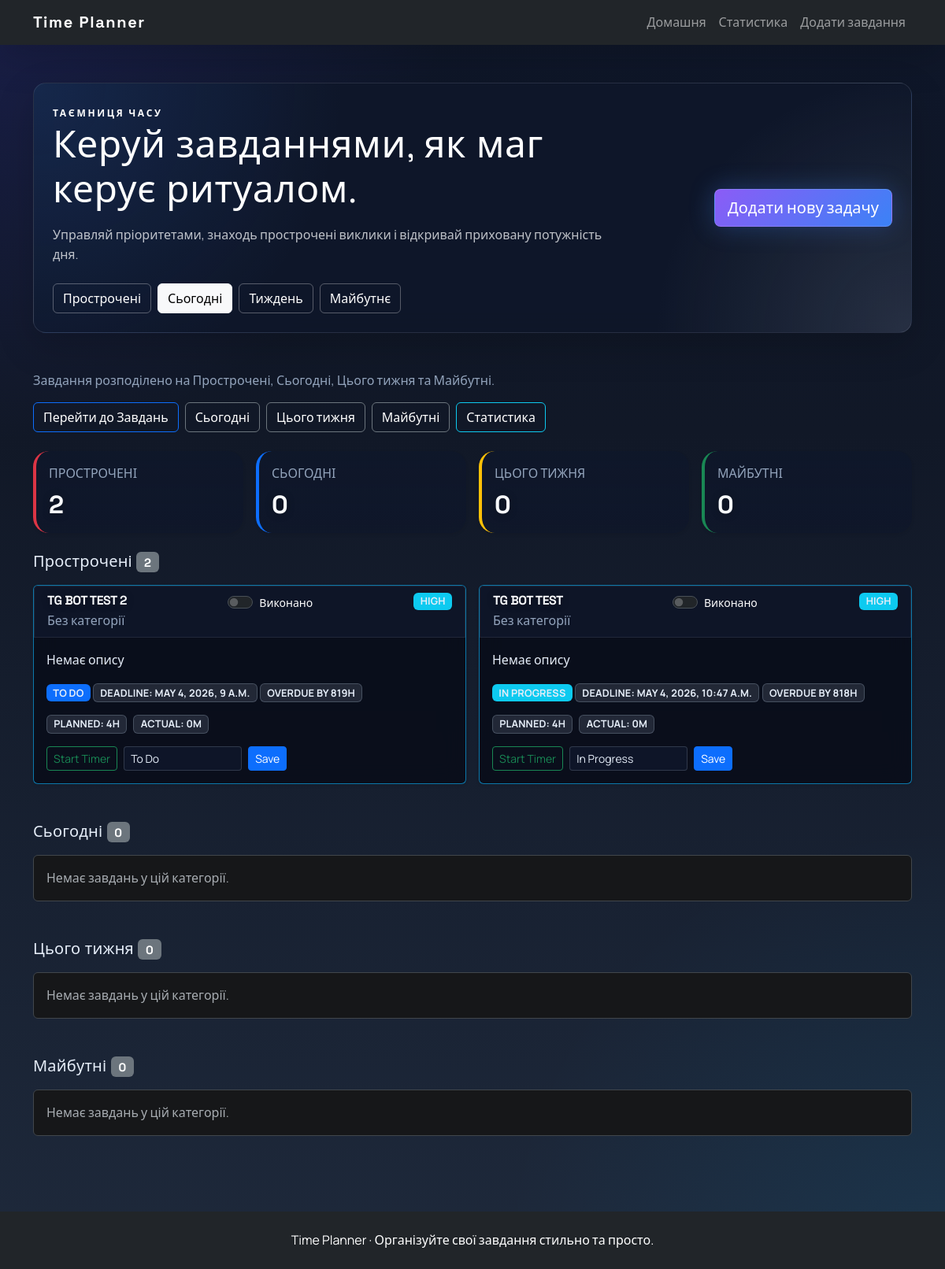
Before: / with the older database file.
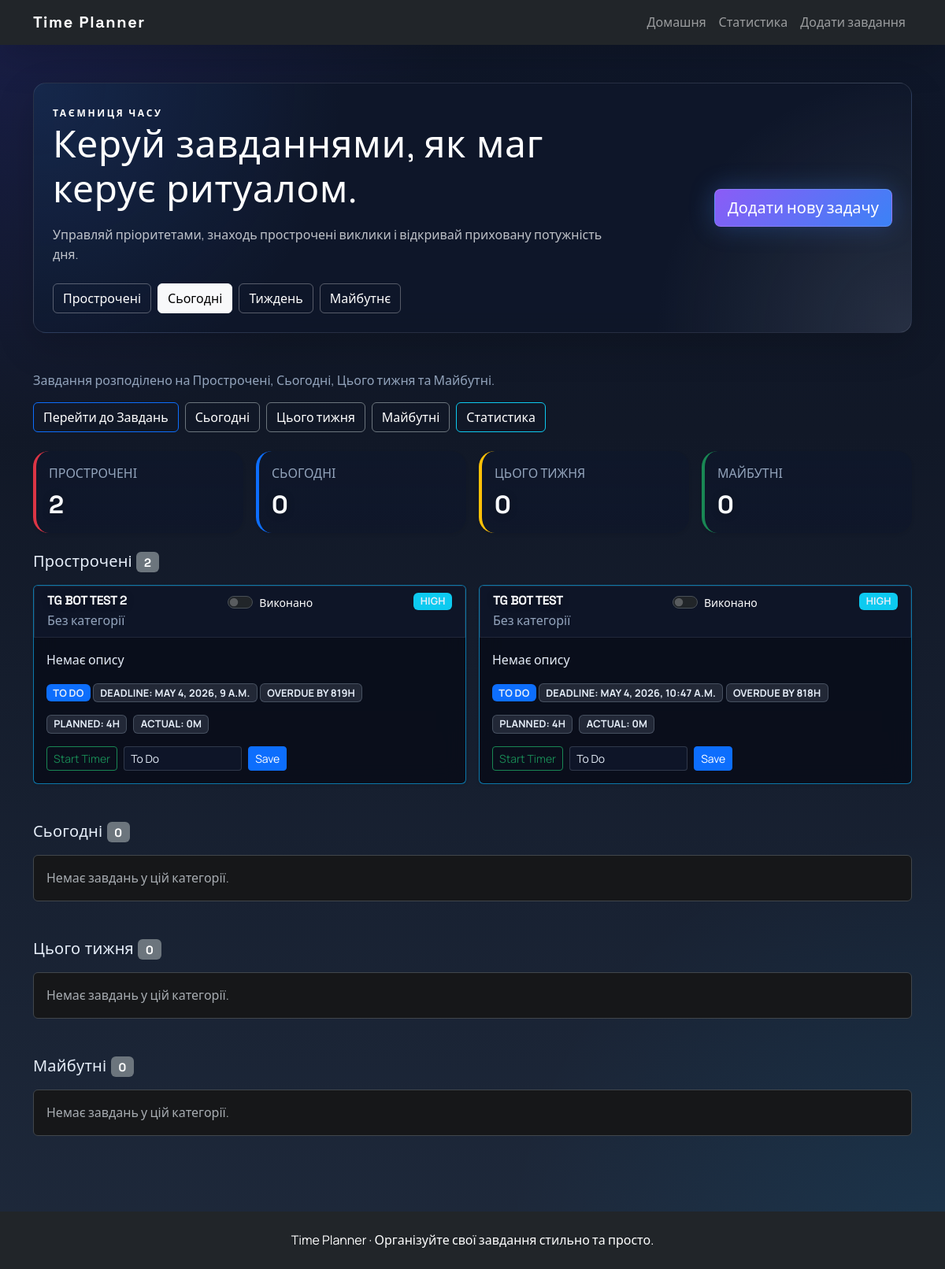
After: the same page with the newer database file.
### tasks/models.py (models this page shows, shortened)
class Task(models.Model):
    class Priority(models.TextChoices):
        LOW = 'low', 'Low'
        MEDIUM = 'medium', 'Medium'
        HIGH = 'high', 'High'
        CRITICAL = 'critical', 'Critical'
    class Status(models.TextChoices):
        BACKLOG = 'backlog', 'Backlog'
        TODO = 'todo', 'To Do'
        IN_PROGRESS = 'in_progress', 'In Progress'
        DONE = 'done', 'Done'
    owner = models.ForeignKey(
        settings.AUTH_USER_MODEL,
        on_delete=models.CASCADE,
        related_name='tasks',
        null=True,
        blank=True,
    )
    title = models.CharField(max_length=200)
    category = models.ForeignKey(
        Category,
        on_delete=models.PROTECT,
        null=True,
        blank=True,
        related_name='tasks',
    )
    description = models.TextField(blank=True)
    priority = models.CharField(
        max_length=10,
        choices=Priority.choices,
        default=Priority.MEDIUM,
    )
    status = models.CharField(
        max_length=15,
        choices=Status.choices,
        default=Status.BACKLOG,
    )
    start_time = models.DateTimeField(null=True, blank=True)
    end_time = models.DateTimeField(null=True, blank=True)
    deadline = models.DateTimeField(default=timezone.localtime)
    duration = models.DurationField(
        default=timedelta(hours=1),
        help_text='Planned duration for the task',
    )
    actual_duration = models.DurationField(
        default=timedelta(0),
        help_text='Time spent to complete the task',
    )
    created_at = models.DateTimeField(auto_now_add=True)
    updated_at = models.DateTimeField(auto_now=True)
    class Meta:
        ordering = ['deadline', 'priority', 'title']
    def is_urgent(self):
        if self.status == self.Status.DONE:
            return False
        return self.deadline <= timezone.localtime() + timedelta(days=1)
    def deadline_remaining(self):
        return self.deadline - timezone.localtime()
    def deadline_remaining_display(self):
        remaining = self.deadline_remaining()
        if remaining.total_seconds() < 0:
            hours = abs(int(remaining.total_seconds() // 3600))
            if hours:
                return f'Overdue by {hours}h'
            return 'Overdue'
        if remaining.days == 0:
            return 'Today'
        return f'{remaining.days}d'
    @staticmethod
    def format_duration(duration):
        total_seconds = int(duration.total_seconds())
        hours, remainder = divmod(total_seconds, 3600)
        minutes = remainder // 60
        if hours and minutes:
            return f'{hours}h {minutes}m'
        if hours:
            return f'{hours}h'
        return f'{minutes}m'
    def get_duration_display(self):
        return self.format_duration(self.duration)
    def get_actual_duration_display(self):
        return self.format_duration(self.actual_duration)

### tasks/views.py (the view)
# urls.py: path('', views.TaskListView.as_view(), name='task_list'),
class TaskListView(ListView):
    model = Task
    template_name = 'tasks/task_list.html'
    context_object_name = 'tasks'
    queryset = Task.objects.select_related('category').all()
    def get_context_data(self, **kwargs):
        context = super().get_context_data(**kwargs)
        today = timezone.localdate()
        next_week = today + timedelta(days=7)
        tasks = self.object_list
        context.update({
            'Task': Task,
            'overdue_tasks': tasks.filter(deadline__lt=today).exclude(status=Task.Status.DONE),
            'today_tasks': tasks.filter(deadline=today).exclude(status=Task.Status.DONE),
            'week_tasks': tasks.filter(deadline__gt=today, deadline__lte=next_week).exclude(status=Task.Status.DONE),
            'future_tasks': tasks.filter(deadline__gt=next_week).exclude(status=Task.Status.DONE),
        })
        return context

### tasks/templates/tasks/task_list.html (shortened to what the changed rows need)
{% extends 'tasks/base.html' %}
{% load static %}
{% block content %}
      <section class="mystic-hero p-4 mb-5 rounded-4 shadow-lg">
        <div class="row align-items-center gy-4">
          <div class="col-lg-8">
            <h1 class="display-5 text-white mb-3">Керуй завданнями, як маг керує ритуалом.</h1>
          </div>
        </div>
      </section>
      <div class="row g-3 mb-4">
        <div class="col-12 col-md-3">
          <div class="card shadow-sm summary-card border-start border-4 border-danger">
            <div class="card-body">
              <h2 class="mb-0">{{ overdue_tasks|length }}</h2>
            </div>
          </div>
        </div>
        <div class="col-12 col-md-3">
          <div class="card shadow-sm summary-card border-start border-4 border-primary">
            <div class="card-body">
              <h2 class="mb-0">{{ today_tasks|length }}</h2>
            </div>
          </div>
        </div>
        <div class="col-12 col-md-3">
          <div class="card shadow-sm summary-card border-start border-4 border-warning">
            <div class="card-body">
              <h2 class="mb-0">{{ week_tasks|length }}</h2>
            </div>
          </div>
        </div>
        <div class="col-12 col-md-3">
          <div class="card shadow-sm summary-card border-start border-4 border-success">
            <div class="card-body">
              <h2 class="mb-0">{{ future_tasks|length }}</h2>
            </div>
          </div>
        </div>
      </div>
      <section id="overdue" class="mb-5">
        <div class="d-flex align-items-center justify-content-between mb-3">
          <h2 class="h5 mb-0">Прострочені <span class="badge bg-secondary">{{ overdue_tasks|length }}</span></h2>
        </div>
        {% if overdue_tasks %}
          <div class="row g-3">
            {% for task in overdue_tasks %}
              <div class="col-12 col-lg-6">
                <div class="card h-100 shadow-sm priority-{{ task.priority }}{% if task.status == Task.Status.DONE %} done-task{% endif %}{% if task.is_urgent %} urgent-task{% endif %}">
                  <div class="card-header d-flex justify-content-between align-items-start">
                    <div>
                      <h3 class="h6 mb-1">{{ task.title }}</h3>
                      <p class="text-muted mb-0">{{ task.category.name|default:'Без категорії' }}</p>
                    </div>
                    <div class="d-flex align-items-center gap-2">
                      <div class="form-check form-switch mb-0">
                        <input class="form-check-input task-done-toggle" type="checkbox" id="task-done-{{ task.pk }}" data-task-id="{{ task.pk }}" {% if task.status == Task.Status.DONE %}checked{% endif %}>
                        <label class="form-check-label text-white small" for="task-done-{{ task.pk }}">Виконано</label>
                      </div>
                    </div>
                    {% if task.priority == 'critical' %}
                      <span class="badge bg-danger text-dark task-label">{{ task.get_priority_display }}</span>
                    {% elif task.priority == 'high' %}
                      <span class="badge bg-info text-dark task-label">{{ task.get_priority_display }}</span>
                    {% elif task.priority == 'medium' %}
                      <span class="badge bg-warning text-dark task-label">{{ task.get_priority_display }}</span>
                    {% else %}
                      <span class="badge bg-secondary text-dark task-label">{{ task.get_priority_display }}</span>
                    {% endif %}
                  </div>
                  <div class="card-body">
                    <p class="mb-3 text-truncate">{{ task.description|default:'Немає опису' }}</p>
                    <div class="mb-3">
                      {% if task.status == Task.Status.BACKLOG %}
                        <span class="badge bg-secondary task-label">{{ task.get_status_display }}</span>
                      {% elif task.status == Task.Status.TODO %}
                        <span class="badge bg-primary task-label">{{ task.get_status_display }}</span>
                      {% elif task.status == Task.Status.IN_PROGRESS %}
                        <span class="badge bg-info task-label">{{ task.get_status_display }}</span>
                      {% else %}
                        <span class="badge bg-success task-label">{{ task.get_status_display }}</span>
                      {% endif %}
                      <span class="badge bg-light text-black task-label">Deadline: {{ task.deadline }}</span>
                      <span class="badge bg-light text-black task-label">{{ task.deadline_remaining_display }}</span>
                    </div>
                    <div class="d-flex flex-wrap gap-2 mb-3">
                      <span class="badge bg-light text-black task-label">Planned: {{ task.get_duration_display }}</span>
                      <span class="badge bg-light text-black task-label">Actual: {{ task.get_actual_duration_display }}</span>
                    </div>
                    <div class="d-flex flex-wrap gap-2">
                      <form action="{% url 'task_start_timer' task.pk %}" method="post" class="m-0">
                        <button type="submit" class="btn btn-sm btn-outline-success" {% if task.start_time %}disabled{% endif %}>Start Timer</button>
                      </form>
                      <form action="{% url 'task_change_status' task.pk %}" method="post" class="d-flex align-items-center m-0">
                        <select name="status" class="form-select form-select-sm me-2" style="min-width: 150px;">
                          {% for value, label in Task.Status.choices %}
                            <option value="{{ value }}" {% if task.status == value %}selected{% endif %}>{{ label }}</option>
                          {% endfor %}
                        </select>
                        <button type="submit" class="btn btn-sm btn-primary">Save</button>
                      </form>
                    </div>
                  </div>
                </div>
              </div>
            {% endfor %}
          </div>
        {% else %}
          <div class="alert alert-secondary mb-0">Немає завдань у цій категорії.</div>
        {% endif %}
      </section>
      <section id="today" class="mb-5">
        <div class="d-flex align-items-center justify-content-between mb-3">
          <h2 class="h5 mb-0">Сьогодні <span class="badge bg-secondary">{{ today_tasks|length }}</span></h2>
        </div>
      </section>
      <section id="week" class="mb-5">
        <div class="d-flex align-items-center justify-content-between mb-3">
          <h2 class="h5 mb-0">Цього тижня <span class="badge bg-secondary">{{ week_tasks|length }}</span></h2>
        </div>
      </section>
      <section id="future" class="mb-5">
        <div class="d-flex align-items-center justify-content-between mb-3">
          <h2 class="h5 mb-0">Майбутні <span class="badge bg-secondary">{{ future_tasks|length }}</span></h2>
        </div>
      </section>
    {% endblock %}

Changed rows visible on the page:
changed Task "TG BOT TEST": status "In Progress" → "To Do"; status "IN PROGRESS" → "TO DO"
